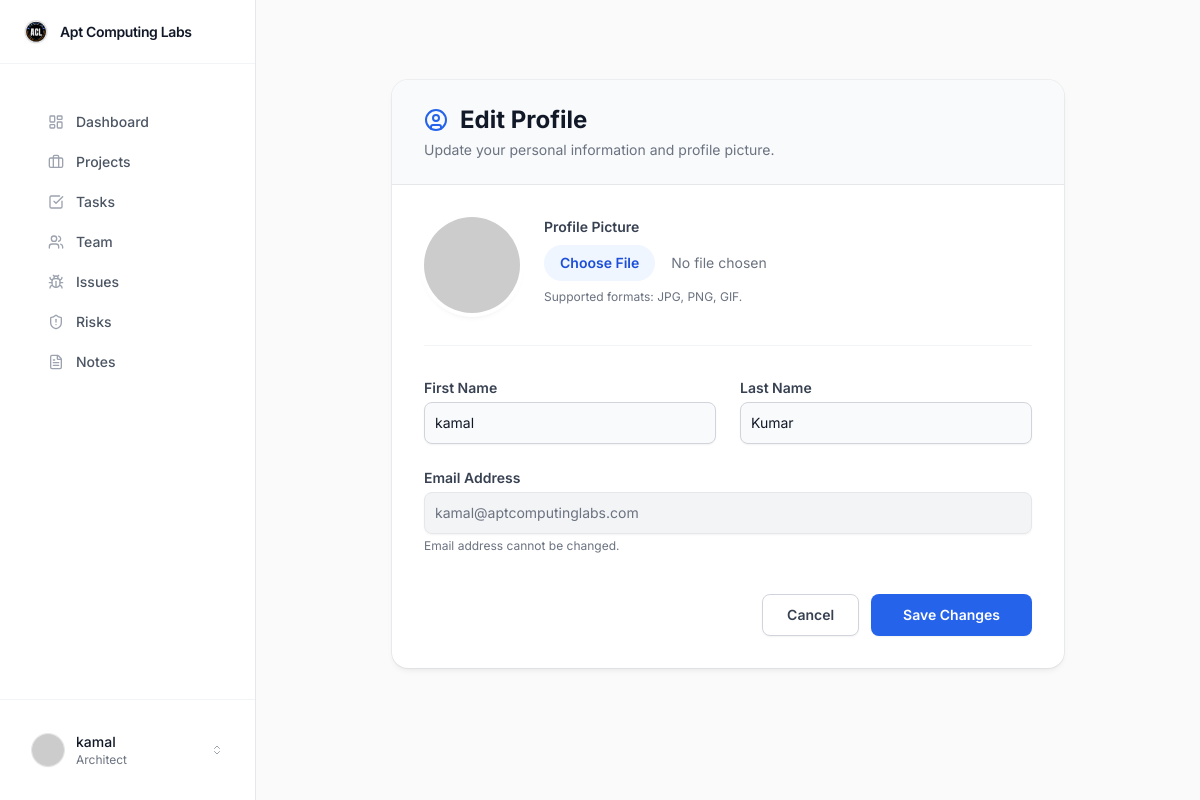
The page /profile/edit/ (signed in) on the database its author committed.
### core/models.py (models this page shows, shortened)
class BaseModel(models.Model):
    id = models.BigAutoField(primary_key=True)
    uuid = models.UUIDField(default=uuid.uuid4, editable=False, unique=True)
    created_at = models.DateTimeField(auto_now_add=True)
    updated_at = models.DateTimeField(auto_now=True)
    created_by = models.ForeignKey('core.User', on_delete=models.SET_NULL, null=True, blank=True, related_name="%(app_label)s_%(class)s_created")
    updated_by = models.ForeignKey('core.User', on_delete=models.SET_NULL, null=True, blank=True, related_name="%(app_label)s_%(class)s_updated")
    is_active = models.BooleanField(default=True)
    class Meta:
        abstract = True

class User(AbstractUser, BaseModel):
    username = None # Remove username field
    email = models.EmailField(_('email address'), unique=True)
    roles = models.ManyToManyField(Role, blank=True, related_name='users')
    team = models.ForeignKey('teams.Team', on_delete=models.SET_NULL, null=True, blank=True, related_name='team_users')
    avatar = models.ImageField(upload_to='avatars/', null=True, blank=True)
    interested_topics = models.CharField(max_length=255, blank=True, help_text="Comma-separated topics of interest")
    daily_news_cache = models.JSONField(default=list, blank=True)
    news_last_fetched = models.DateField(null=True, blank=True)
    USERNAME_FIELD = 'email'
    REQUIRED_FIELDS = []
    objects = CustomUserManager()

class Role(BaseModel):
    name = models.CharField(max_length=100, unique=True)
    description = models.TextField(blank=True)

### core/views.py (the view)
# urls.py: path('profile/edit/', views.profile_edit, name='profile_edit'),
@login_required
def profile_edit(request):
    from .forms import ProfileEditForm
    if request.method == 'POST':
        form = ProfileEditForm(request.POST, request.FILES, instance=request.user)
        if form.is_valid():
            form.save()
            return redirect(request.META.get('HTTP_REFERER', 'dashboard'))
    else:
        form = ProfileEditForm(instance=request.user)
    return render(request, 'core/profile_edit.html', {'form': form})

### templates/core/profile_edit.html (shortened to what this page needs)
{% extends 'base.html' %}
{% load crispy_forms_tags %}
{% block content %}
<div class="max-w-2xl mx-auto mt-10">
    <div class="bg-white shadow-elevated ring-1 ring-gray-900/5 rounded-2xl overflow-hidden">
        <div class="border-b border-gray-200 bg-gray-50 px-8 py-6">
            <h2 class="text-2xl font-bold text-gray-900 flex items-center">
                <i data-lucide="user-circle" class="w-6 h-6 mr-3 text-brand-600"></i>
                Edit Profile
            </h2>
            <p class="text-sm text-gray-500 mt-1">Update your personal information and profile picture.</p>
        </div>
        <div class="p-8">
            <form method="post" enctype="multipart/form-data">
                <div class="flex flex-col sm:flex-row items-center sm:items-start gap-6 mb-8 pb-8 border-b border-gray-100">
                    <div class="relative group">
                        {% if request.user.avatar %}
                            <img src="{{ request.user.avatar.url }}" alt="Current Avatar" class="h-24 w-24 rounded-full shadow-md object-cover ring-4 ring-white">
                        {% else %}
                            <img src="https://ui-avatars.com/api/?name={{ request.user.email }}&background=random" alt="Default Avatar" class="h-24 w-24 rounded-full shadow-md ring-4 ring-white">
                        {% endif %}
                    </div>
                    <div class="flex-1 w-full">
                        <label for="{{ form.avatar.id_for_label }}" class="block text-sm font-semibold text-gray-700 mb-2">Profile Picture</label>
                        <input type="file" name="{{ form.avatar.html_name }}" id="{{ form.avatar.id_for_label }}" class="block w-full text-sm text-gray-500 file:mr-4 file:py-2 file:px-4 file:rounded-full file:border-0 file:text-sm file:font-semibold file:bg-brand-50 file:text-brand-700 hover:file:bg-brand-100 transition-colors" accept="image/*">
                        <p class="mt-2 text-xs text-gray-500">Supported formats: JPG, PNG, GIF.</p>
                    </div>
                </div>
                <div class="grid grid-cols-1 sm:grid-cols-2 gap-6">
                    <div>
                        <label for="{{ form.first_name.id_for_label }}" class="block text-sm font-semibold text-gray-700 mb-1">First Name</label>
                        <input type="text" name="{{ form.first_name.html_name }}" id="{{ form.first_name.id_for_label }}" value="{{ form.first_name.value|default:'' }}" class="block w-full rounded-lg border-gray-300 shadow-sm focus:border-brand-500 focus:ring-brand-500 sm:text-sm border p-2.5 bg-gray-50">
                    </div>
                    <div>
                        <label for="{{ form.last_name.id_for_label }}" class="block text-sm font-semibold text-gray-700 mb-1">Last Name</label>
                        <input type="text" name="{{ form.last_name.html_name }}" id="{{ form.last_name.id_for_label }}" value="{{ form.last_name.value|default:'' }}" class="block w-full rounded-lg border-gray-300 shadow-sm focus:border-brand-500 focus:ring-brand-500 sm:text-sm border p-2.5 bg-gray-50">
                    </div>
                </div>
                <div class="mt-6">
                    <label class="block text-sm font-semibold text-gray-700 mb-1">Email Address</label>
                    <input type="email" value="{{ request.user.email }}" disabled class="block w-full rounded-lg border-gray-200 shadow-sm sm:text-sm border p-2.5 bg-gray-100 text-gray-500 cursor-not-allowed">
                    <p class="mt-1 text-xs text-gray-500">Email address cannot be changed.</p>
                </div>
                <div class="mt-10 flex justify-end gap-3">
                    <a href="javascript:history.back()" class="inline-flex justify-center items-center rounded-lg border border-gray-300 bg-white px-6 py-2.5 text-sm font-semibold text-gray-700 shadow-sm hover:bg-gray-50 transition-colors">
                        Cancel
                    </a>
                    <button type="submit" class="inline-flex justify-center items-center rounded-lg bg-brand-600 px-8 py-2.5 text-sm font-semibold text-white shadow-soft hover:bg-brand-500 focus:outline-none focus:ring-2 focus:ring-brand-500 focus:ring-offset-2 transition-colors">
                        Save Changes
                    </button>
                </div>
            </form>
        </div>
    </div>
</div>
{% endblock %}

### templates/base.html (shortened to what this page needs)
<!DOCTYPE html>
<html lang="en">
<head>
    <script src="https://cdn.tailwindcss.com"></script>
    {% load static %}
    {% load pia_permissions %}
</head>
<body class="bg-gray-50 text-gray-900 font-sans antialiased flex h-screen overflow-hidden">
    <aside class="w-64 {% if request.user.is_staff or request.user.is_superuser %}bg-slate-50 border-slate-200{% else %}bg-white border-gray-200{% endif %} border-r flex flex-col justify-between hidden md:flex h-full z-10 flex-shrink-0">
        <div>
            <a href="{% url 'landing_page' %}" class="h-16 flex items-center px-6 border-b {% if request.user.is_staff or request.user.is_superuser %}border-slate-200 hover:bg-slate-100{% else %}border-gray-100 hover:bg-gray-50{% endif %} transition-colors relative overflow-hidden">
                <img src="{% static 'img/logo.png' %}" alt="Logo" class="h-6 w-auto mr-3 object-contain">
                <span class="font-semibold text-gray-900 text-sm tracking-tight">Apt Computing Labs</span>
            </a>
            <nav class="p-6 space-y-1 mt-4">
                {% if request.user.is_staff or request.user.is_superuser %}
                <a href="{% url 'dashboard' %}" class="flex items-center px-6 py-2 rounded-lg text-sm font-medium transition-colors {% if request.resolver_match.url_name == 'dashboard' %}bg-brand-50 text-brand-600{% else %}text-gray-600 hover:bg-gray-50 hover:text-gray-900{% endif %}">
                    <i data-lucide="layout-dashboard" class="w-4 h-4 mr-3 {% if request.resolver_match.url_name == 'dashboard' %}text-brand-600{% else %}text-gray-400{% endif %}"></i>
                    Dashboard
                </a>
                <a href="{% url 'system_admin_dashboard' %}?tab=engineers" class="flex items-center px-6 py-2 rounded-lg text-sm font-medium transition-colors {% if 'tab=engineers' in request.get_full_path %}bg-brand-50 text-brand-600{% else %}text-gray-600 hover:bg-gray-50 hover:text-gray-900{% endif %}">
                    <i data-lucide="user-cog" class="w-4 h-4 mr-3 {% if 'tab=engineers' in request.get_full_path %}text-brand-600{% else %}text-gray-400{% endif %}"></i>
                    Engineers
                </a>
                <a href="{% url 'project_list' %}" class="flex items-center px-6 py-2 rounded-lg text-sm font-medium transition-colors {% if 'projects' in request.path %}bg-brand-50 text-brand-600{% else %}text-gray-600 hover:bg-gray-50 hover:text-gray-900{% endif %}">
                    <i data-lucide="briefcase" class="w-4 h-4 mr-3 {% if 'projects' in request.path %}text-brand-600{% else %}text-gray-400{% endif %}"></i>
                    Projects
                </a>
                <a href="{% url 'system_admin_dashboard' %}?tab=teams" class="flex items-center px-6 py-2 rounded-lg text-sm font-medium transition-colors {% if 'tab=teams' in request.get_full_path %}bg-brand-50 text-brand-600{% else %}text-gray-600 hover:bg-gray-50 hover:text-gray-900{% endif %}">
                    <i data-lucide="users" class="w-4 h-4 mr-3 {% if 'tab=teams' in request.get_full_path %}text-brand-600{% else %}text-gray-400{% endif %}"></i>
                    Teams
                </a>
                <a href="{% url 'tasks_kanban' %}" class="flex items-center px-6 py-2 rounded-lg text-sm font-medium transition-colors {% if 'tasks' in request.path %}bg-brand-50 text-brand-600{% else %}text-gray-600 hover:bg-gray-50 hover:text-gray-900{% endif %}">
                    <i data-lucide="check-square" class="w-4 h-4 mr-3 {% if 'tasks' in request.path %}text-brand-600{% else %}text-gray-400{% endif %}"></i>
                    Tasks
                </a>
                {% if request.user|is_pia_system_admin_user %}
                <a href="{% url 'pia_home' %}" class="flex items-center px-6 py-2 rounded-lg text-sm font-medium transition-colors {% if 'pia' in request.path %}bg-brand-50 text-brand-600{% else %}text-gray-600 hover:bg-gray-50 hover:text-gray-900{% endif %}">
                    <i data-lucide="brain-circuit" class="w-4 h-4 mr-3 {% if 'pia' in request.path %}text-brand-600{% else %}text-gray-400{% endif %}"></i>
                    PIA
                </a>
                {% endif %}
                <a href="{% url 'risks_register' %}" class="flex items-center px-6 py-2 rounded-lg text-sm font-medium transition-colors {% if 'risks' in request.path %}bg-brand-50 text-brand-600{% else %}text-gray-600 hover:bg-gray-50 hover:text-gray-900{% endif %}">
                    <i data-lucide="shield-alert" class="w-4 h-4 mr-3 {% if 'risks' in request.path %}text-brand-600{% else %}text-gray-400{% endif %}"></i>
                    Risks
                </a>
                <a href="{% url 'notes_dashboard' %}" class="flex items-center px-6 py-2 rounded-lg text-sm font-medium transition-colors {% if 'notes' in request.path %}bg-brand-50 text-brand-600{% else %}text-gray-600 hover:bg-gray-50 hover:text-gray-900{% endif %}">
                    <i data-lucide="file-text" class="w-4 h-4 mr-3 {% if 'notes' in request.path %}text-brand-600{% else %}text-gray-400{% endif %}"></i>
                    Notes
                </a>
                {% else %}
                <a href="{% url 'dashboard' %}" class="flex items-center px-6 py-2 rounded-lg text-sm font-medium transition-colors {% if request.resolver_match.url_name == 'dashboard' %}bg-brand-50 text-brand-600{% else %}text-gray-600 hover:bg-gray-50 hover:text-gray-900{% endif %}">
                    <i data-lucide="layout-dashboard" class="w-4 h-4 mr-3 {% if request.resolver_match.url_name == 'dashboard' %}text-brand-600{% else %}text-gray-400{% endif %}"></i>
                    Dashboard
                </a>
                <a href="{% url 'project_list' %}" class="flex items-center px-6 py-2 rounded-lg text-sm font-medium transition-colors {% if 'projects' in request.path %}bg-brand-50 text-brand-600{% else %}text-gray-600 hover:bg-gray-50 hover:text-gray-900{% endif %}">
                    <i data-lucide="briefcase" class="w-4 h-4 mr-3 {% if 'projects' in request.path %}text-brand-600{% else %}text-gray-400{% endif %}"></i>
                    Projects
                </a>
                <a href="{% url 'tasks_kanban' %}" class="flex items-center px-6 py-2 rounded-lg text-sm font-medium transition-colors {% if 'tasks' in request.path %}bg-brand-50 text-brand-600{% else %}text-gray-600 hover:bg-gray-50 hover:text-gray-900{% endif %}">
                    <i data-lucide="check-square" class="w-4 h-4 mr-3 {% if 'tasks' in request.path %}text-brand-600{% else %}text-gray-400{% endif %}"></i>
                    Tasks
                </a>
                <a href="{% url 'my_team' %}" class="flex items-center px-6 py-2 rounded-lg text-sm font-medium transition-colors {% if 'team' in request.path %}bg-brand-50 text-brand-600{% else %}text-gray-600 hover:bg-gray-50 hover:text-gray-900{% endif %}">
                    <i data-lucide="users" class="w-4 h-4 mr-3 {% if 'team' in request.path %}text-brand-600{% else %}text-gray-400{% endif %}"></i>
                    Team
                </a>
                <a href="{% url 'issue_tracker' %}" class="flex items-center px-6 py-2 rounded-lg text-sm font-medium transition-colors {% if 'issues' in request.path %}bg-brand-50 text-brand-600{% else %}text-gray-600 hover:bg-gray-50 hover:text-gray-900{% endif %}">
                    <i data-lucide="bug" class="w-4 h-4 mr-3 {% if 'issues' in request.path %}text-brand-600{% else %}text-gray-400{% endif %}"></i>
                    Issues
                </a>
                <a href="{% url 'risks_register' %}" class="flex items-center px-6 py-2 rounded-lg text-sm font-medium transition-colors {% if 'risks' in request.path %}bg-brand-50 text-brand-600{% else %}text-gray-600 hover:bg-gray-50 hover:text-gray-900{% endif %}">
                    <i data-lucide="shield-alert" class="w-4 h-4 mr-3 {% if 'risks' in request.path %}text-brand-600{% else %}text-gray-400{% endif %}"></i>
                    Risks
                </a>
                <a href="{% url 'notes_dashboard' %}" class="flex items-center px-6 py-2 rounded-lg text-sm font-medium transition-colors {% if 'notes' in request.path %}bg-brand-50 text-brand-600{% else %}text-gray-600 hover:bg-gray-50 hover:text-gray-900{% endif %}">
                    <i data-lucide="file-text" class="w-4 h-4 mr-3 {% if 'notes' in request.path %}text-brand-600{% else %}text-gray-400{% endif %}"></i>
                    Notes
                </a>
                {% endif %}
            </nav>
        </div>
        <div class="p-6 border-t border-gray-100">
            <div class="flex items-center cursor-pointer p-2 hover:bg-gray-50 rounded-lg transition-colors group relative">
                {% if request.user.avatar %}
                <img src="{{ request.user.avatar.url }}" alt="Avatar" class="h-8 w-8 rounded-full shadow-soft ring-1 ring-gray-900/10 object-cover">
                {% else %}
                <img src="https://ui-avatars.com/api/?name={{ request.user.email }}&background=random" alt="Avatar" class="h-8 w-8 rounded-full shadow-soft ring-1 ring-gray-900/10">
                {% endif %}
                <div class="ml-3 overflow-hidden flex-1">
                    <p class="text-sm font-medium text-gray-900 truncate">{{ request.user.first_name|default:request.user.email }}</p>
                    <p class="text-xs text-gray-500 truncate">
                        {% if request.user.is_superuser %}System Admin
                        {% elif request.user.roles.exists %}{{ request.user.roles.first.name }}
                        {% else %}User{% endif %}
                    </p>
                </div>
                <i data-lucide="chevrons-up-down" class="w-3 h-3 text-gray-400 group-hover:text-gray-600"></i>
            </div>
        </div>
    </aside>
    <div class="flex-1 flex flex-col h-full overflow-hidden">
        <main class="flex-1 overflow-y-auto {% if request.user.is_staff or request.user.is_superuser %}bg-[#f8fafc] border-t-4 border-brand-500{% else %}bg-[#FAFAFA]{% endif %}">
            <div class="p-6 md:p-10 max-w-7xl mx-auto">
                {% block content %}
                {% endblock %}
            </div>
        </main>
    </div>
</body>
</html>

### rows shown on the page
User: user.first_name "kamal", user.roles.first.name "Architect", first_name "kamal", last_name "Kumar", user.email "kamal@aptcomputinglabs.com"
